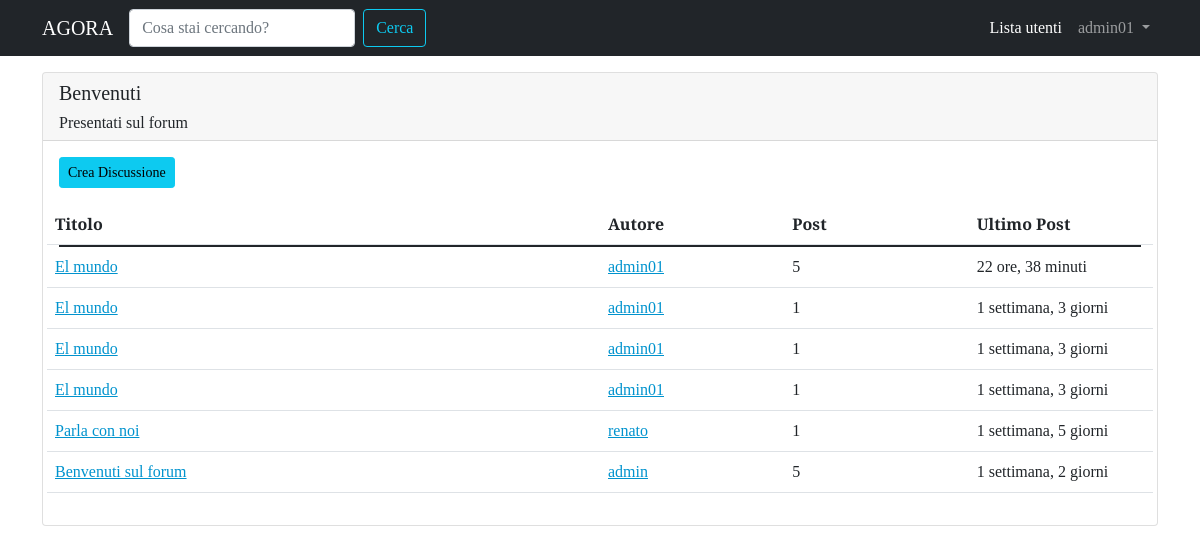
Page /forum/sezione/1/ (signed in) on the committed database.
### forum/models.py (models this page shows, shortened)
class Sezione(models.Model):
    nome_sezione = models.CharField(max_length=80)
    descrizione = models.CharField(max_length=150, blank=True, null=True)
    logo_sezione = models.ImageField(blank=True, null=True)
    class Meta:
        verbose_name = "Sezione"
        verbose_name_plural = "Sezioni"

class Discussione(models.Model):
    titolo = models.CharField(max_length=120)
    data_creazione = models.DateTimeField(auto_now_add=True)
    autore_discussione = models.ForeignKey(User, on_delete=models.CASCADE,related_name="discussioni")
    sezione_appartenenza = models.ForeignKey(Sezione, on_delete=models.CASCADE)
    class Meta:
        verbose_name = "Discussione"
        verbose_name_plural= "Discussioni"
    def get_absolute_url(self):
        return reverse("singola_discussione", kwargs={"pk": self.pk})

class Post(models.Model):
    autore_post = models.ForeignKey(User,on_delete=models.CASCADE, related_name="posts")
    contenuto =models.TextField()
    data_creazione = models.DateTimeField(auto_now_add=True)
    discussione = models.ForeignKey(Discussione, on_delete=models.CASCADE)
    class Meta:
        verbose_name = "Post"
        verbose_name_plural = "Posts"

### forum/views.py (the view)
# urls.py: path('sezione/<int:pk>/', views.visualizza_sezione , name='sezione_view'),
def visualizza_sezione(request, pk):
    sezione = get_object_or_404(Sezione, pk=pk)
    discussione_sezione = Discussione.objects.filter(sezione_appartenenza=sezione).order_by("-data_creazione")
    context ={"sezione": sezione, "discussioni": discussione_sezione}
    return render(request, "forum/singola_sezione.html", context)

### forum/templates/forum/singola_sezione.html (shortened to what this page needs)
{% extends 'base.html' %}
{% block content %}
<div class="card my-3" >
    <div class="card-header">
      <h5 class="card-title">{{ sezione.nome_sezione }}</h5>
      <h6 class="card-text">{{ sezione.descrizione }}</h6>
    </div>
    <div class="card-body">
      <a class="btn btn-sm btn-info" href="{% url 'crea_discussione' pk=sezione.pk %}">Crea Discussione</a>
        <table class="table mt-3">
            <thead>
                <tr class="row">
                    <th class="col-lg-6 col-4">Titolo</th>
                    <th class="col-lg-2 col-3">Autore</th>
                    <th class="col-lg-2 col-2">Post</th>
                    <th class="col-lg-2 col-3">Ultimo Post</th>
                </tr>
            </thead>
            <tbody>
                <tr class="row">
                    {% for discussione in discussioni %}
                        <td class="col-lg-6 col-4">
                            <a href="{{ discussione.get_absolute_url }}">{{ discussione.titolo }}</a>
                        </td>
                        <td class="col-lg-2 col-3">
                            <a href="{% url 'user_profile' username=discussione.autore_discussione.username %}">{{ discussione.autore_discussione }}</a>
                        </td>
                        <td class="col-lg-2 col-2">{{ discussione.post_set.count }}</td>
                        <td class="col-lg-2 col-3">{{ discussione.post_set.last.data_creazione|timesince }}</td>
                    {% endfor %}
                </tr>
            </tbody>
        </table>
    </div>
  </div>
{% endblock content %}

### templates/base.html (shortened to what this page needs)
{% load static %}
<!doctype html>
<html lang="en">
  <head>
    <link href="https://cdn.jsdelivr.net/npm/bootstrap@5.1.3/dist/css/bootstrap.min.css" rel="stylesheet">
    <link rel="stylesheet" href="{% static 'css/agora.css' %}">
  </head>
  <body>
    <nav class="navbar navbar-expand-lg navbar-dark bg-dark">
        <div class="container">
          <a class="navbar-brand" href="/">AGORA</a>
          <form class="d-flex" action="{% url 'funzione_cerca' %}">
            <input name="q"  class="form-control me-2" type="search" placeholder="Cosa stai cercando?" aria-label="Search">
            <button class="btn btn-outline-info" type="submit">Cerca</button>
          </form>
          <div class="collapse navbar-collapse" id="navbarSupportedContent">
            <ul class="navbar-nav ms-auto mb-2 mb-lg-0">
              <li class="nav-item">
                <a class="nav-link active" aria-current="page" href="{% url 'users_list' %}">Lista utenti</a>
              </li>
              {% if request.user.is_authenticated %}
              <li class="nav-item dropdown">
                <a class="nav-link dropdown-toggle" href="#" id="navbarDropdown" role="button" data-bs-toggle="dropdown" aria-expanded="false">
                  {{ request.user.username }}
                </a>
              {% endif %}
          </div>
        </div>
      </nav>
      <section class="container">
        {% block content %}
        {% endblock content %}
      </section>
  </body>
</html>

### static-storage/css/agora.css (style rules this page uses)
body { font-family: 'Slabo 27px',serif; }
a, a:hover { color: rgb(0, 147, 206); }

### rows in the picture
Sezione: nome_sezione "Benvenuti", descrizione "Presentati sul forum"
Discussione: titolo "El mundo", autore_discussione "admin01", post_set.count "5", post_set.last.data_creazione "22 ore, 38 minuti"
Discussione: titolo "El mundo", autore_discussione "admin01", post_set.count "1", post_set.last.data_creazione "1 settimana, 3 giorni"
Discussione: titolo "El mundo", autore_discussione "admin01", post_set.count "1", post_set.last.data_creazione "1 settimana, 3 giorni"
Discussione: titolo "El mundo", autore_discussione "admin01", post_set.count "1", post_set.last.data_creazione "1 settimana, 3 giorni"
Discussione: titolo "Parla con noi", autore_discussione "renato", post_set.count "1", post_set.last.data_creazione "1 settimana, 5 giorni"
Discussione: titolo "Benvenuti sul forum", autore_discussione "admin", post_set.count "5", post_set.last.data_creazione "1 settimana, 2 giorni"

### other values in the picture
{{ request.user.username }} "admin01"
